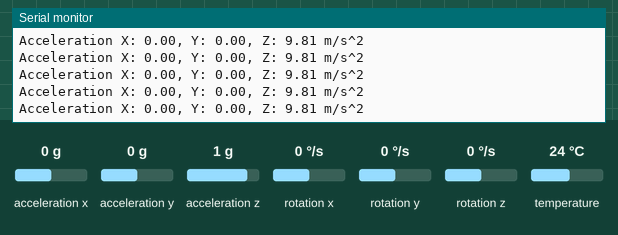
A sketch run on a simulated Arduino Leonardo, built with avr-gcc and run on an emulated ATmega32U4. Shown: the last lines printed to the serial monitor. The test bench sets the inputs (shaded band); at power-on: acceleration x 0 g, acceleration y 0 g, acceleration z 1 g, rotation x 0 °/s, rotation y 0 °/s, rotation z 0 °/s, temperature 24 °C.

Above: at 1.2 s.
1.3 s: acceleration x set to -1.4 g
At 1.6 s:
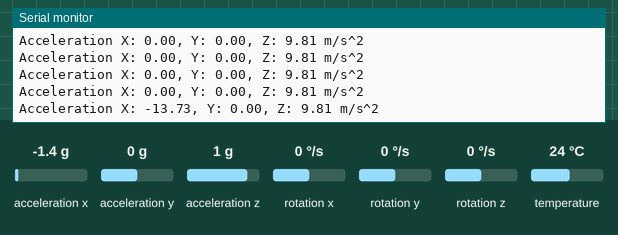
2.8 s: acceleration y set to -1.4 g
At 2.83 s:
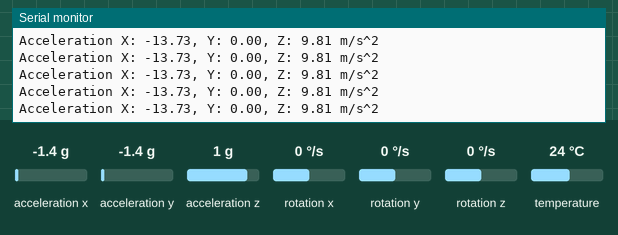
4.3 s: acceleration z set to -1.4 g
At 4.47 s:
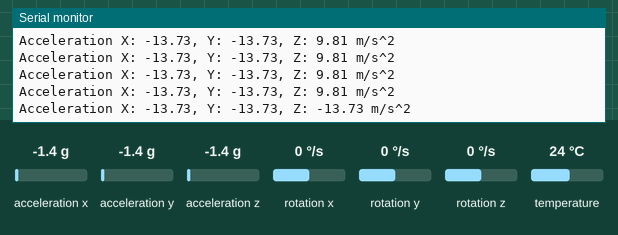

Measured:
- after the input at 1.3 s, the serial monitor: prints a new line after 0.14 s (image 1)
- after the input at 4.3 s, the serial monitor: prints a new line at once (image 3)

The sketch:

mpu6050.ino
```cpp
// Basic demo for accelerometer readings from Adafruit MPU6050

#include <Adafruit_MPU6050.h>
#include <Adafruit_Sensor.h>
Adafruit_MPU6050 mpu;

void setup(void) {
  Serial.begin(115200);
  while (!Serial)
    delay(10); // will pause Zero, Leonardo, etc until serial console opens

  Serial.println("Adafruit MPU6050 test!");

  // Try to initialize!
  if (!mpu.begin()) {
    Serial.println("Failed to find MPU6050 chip");
    while (1) {
      delay(10);
    }
  }
}

void loop() {

  /* Get new sensor events with the readings */
  sensors_event_t a, g, temp;
  mpu.getEvent(&a, &g, &temp);

  /* Print out the values */
  Serial.print("Acceleration X: ");
  Serial.print(a.acceleration.x);
  Serial.print(", Y: ");
  Serial.print(a.acceleration.y);
  Serial.print(", Z: ");
  Serial.print(a.acceleration.z);
  Serial.println(" m/s^2");

  Serial.println("");
  delay(200);
}
```
